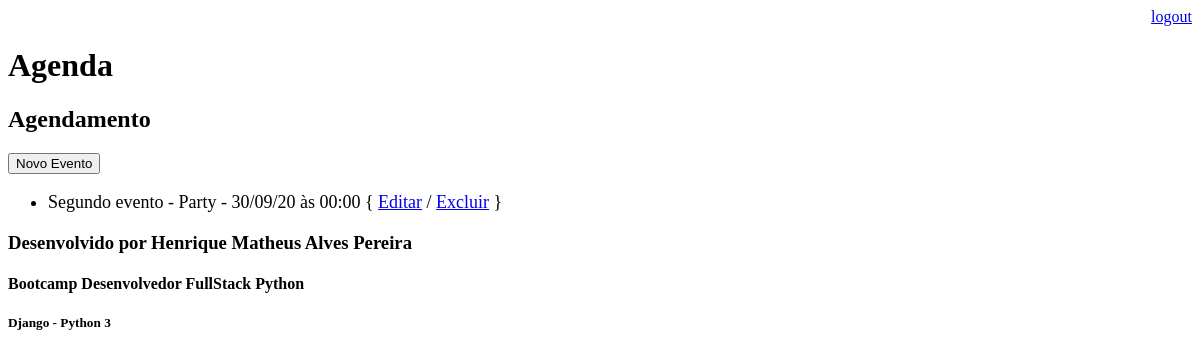
Page /agenda/ (signed in) on the earlier database version.
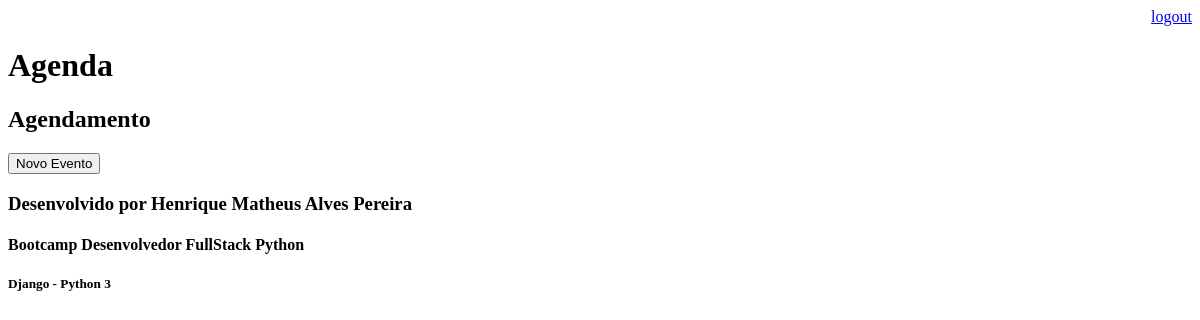
Same page on the later database version.
### core/models.py (models this page shows, shortened)
class Evento(models.Model):
    titulo = models.CharField(max_length=100)
    descricao = models.TextField(blank=True, null=True)
    data_Evento = models.DateTimeField(verbose_name='Data do Evento')
    data_criacao = models.DateTimeField(auto_now=True)
    usuario = models.ForeignKey(User, on_delete=models.CASCADE)
    class Meta:
        db_table = 'evento'
    def get_data_evento(self):
        return self.data_Evento.strftime('%d/%m/%y às %H:%M')
    def get_evento_atrasado(self):
        if self.data_Evento < datetime.now():
            return True
        else:
            return False

### core/views.py (the view)
# urls.py: path('agenda/', views.lista_eventos),
@login_required(login_url='/login/')
def lista_eventos(request):
    usuario = request.user
    data_atual = datetime.now() - timedelta(hours=1)
    evento = Evento.objects.filter(usuario=usuario,
                                    data_Evento__gt=data_atual)
    dados = {'eventos': evento}
    return render(request, 'agenda.html', dados)

### templates/agenda.html
{% extends "model-page.html" %}
{% block content%}
    <h2>Agendamento</h2>
    <a href="evento/">
        <button type="button">Novo Evento</button>
    </a>
    <ul style="font-size:18px">
        {% for evento in eventos %}
            <li>
                <div style={% if evento.get_evento_atrasado %} "color: red" {% endif %}>
                    {{ evento.titulo }} - {{ evento.get_data_evento }}
                    { <a href="evento/?id={{ evento.id }}">Editar</a> / <a href="evento/delete/{{ evento.id }}/">Excluir</a> }
                </div>
            </li>
        {% endfor %}
    </ul>
{% endblock %}

Differences in the rows shown:
removed Evento: titulo "Segundo evento - Party", get_data_evento "30/09/20 às 00:00"
